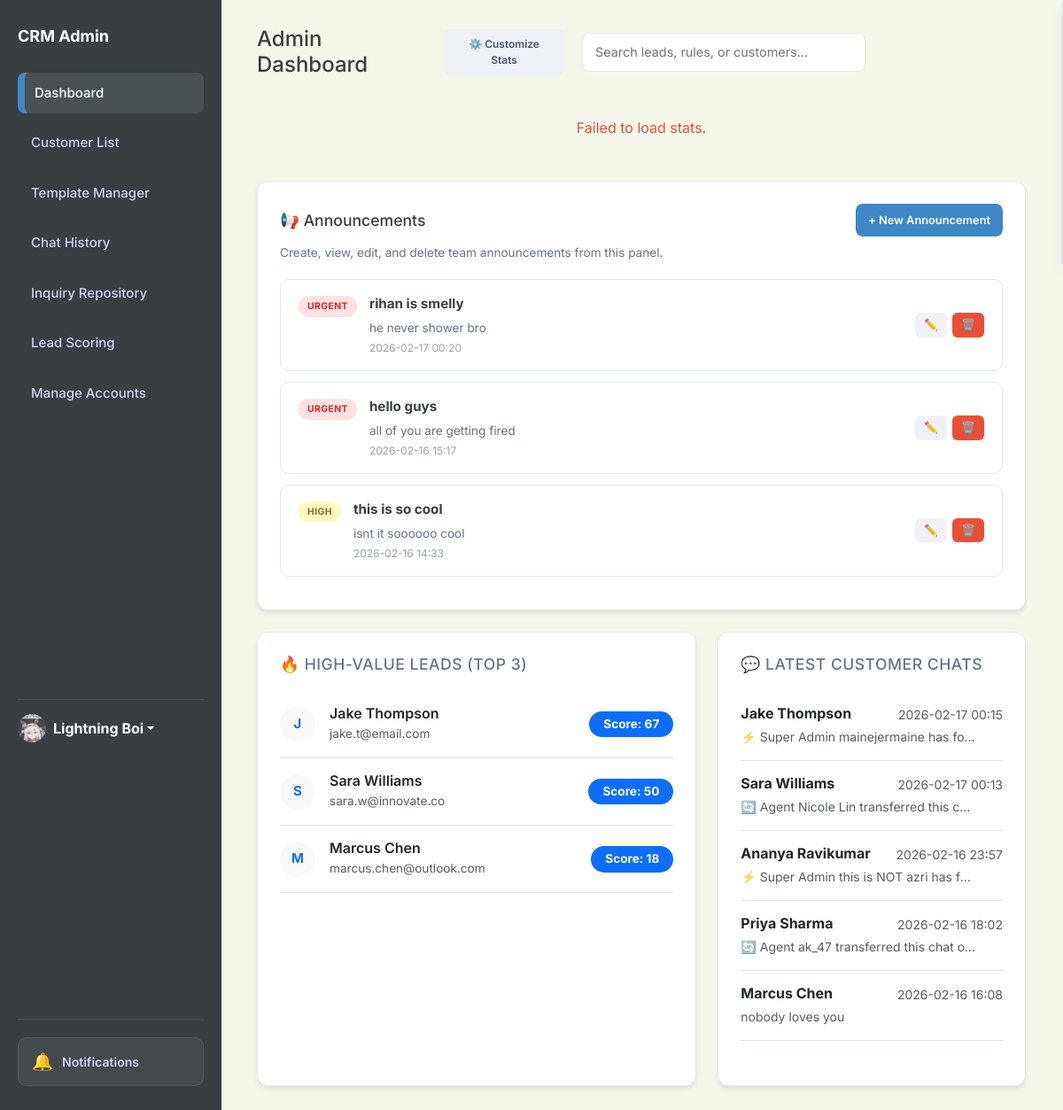
The app's page /dashboard (signed in) with its own data.
### app.py (models this page shows, shortened)
class User(db.Model):
    id = db.Column(db.Integer, primary_key=True)
    username = db.Column(db.String(80), unique=True, nullable=False)
    password = db.Column(db.String(200), nullable=False)
    name = db.Column(db.String(100), default='Admin')
    bio = db.Column(db.Text, default='')
    profile_picture = db.Column(db.String(200), default='https://ui-avatars.com/api/?name=Admin&background=random')
    role = db.Column(db.String(20), default='agent') # super_admin, agent
    preferences = db.Column(db.Text, default='{}') # Stores dashboard layout/stats as JSON

class Announcement(db.Model):
    id = db.Column(db.Integer, primary_key=True)
    title = db.Column(db.String(150), nullable=False)
    content = db.Column(db.Text, nullable=False)
    priority = db.Column(db.String(20), nullable=False, default='normal')  # low, normal, high, urgent
    created_at = db.Column(db.String(50))

class ChatSession(db.Model):
    id = db.Column(db.Integer, primary_key=True)
    visitor_name = db.Column(db.String(100), nullable=False)
    visitor_email = db.Column(db.String(120))
    status = db.Column(db.String(20), default='bot')  # bot, agent_active, closed
    linked_customer_id = db.Column(db.Integer, db.ForeignKey('customer.id'), nullable=True)
    linked_inquiry_id = db.Column(db.Integer, db.ForeignKey('inquiry.id'), nullable=True)
    created_at = db.Column(db.String(50))
    updated_at = db.Column(db.String(50))
    tags = db.Column(db.String(200), default='')  # comma-separated: impt,waiting,completed
    archived = db.Column(db.Boolean, default=False)
    pinned = db.Column(db.Boolean, default=False)
    assigned_agent_id = db.Column(db.Integer, db.ForeignKey('user.id'), nullable=True)
    requested_agent_id = db.Column(db.Integer, db.ForeignKey('user.id'), nullable=True)
    transfer_status = db.Column(db.String(20), default='none')  # none, pending
    chat_messages = db.relationship('ChatMessage', backref='session', cascade="all, delete-orphan", order_by='ChatMessage.id')
    linked_customer = db.relationship('Customer', backref='chat_sessions')
    linked_inquiry = db.relationship('Inquiry', backref='chat_sessions')
    assigned_agent = db.relationship('User', foreign_keys=[assigned_agent_id], backref='assigned_chats')
    requested_agent = db.relationship('User', foreign_keys=[requested_agent_id], backref='requested_chats')

class ChatMessage(db.Model):
    id = db.Column(db.Integer, primary_key=True)
    session_id = db.Column(db.Integer, db.ForeignKey('chat_session.id'), nullable=False)
    sender_type = db.Column(db.String(20), nullable=False)  # customer, bot, agent, system
    sender_name = db.Column(db.String(100))
    text = db.Column(db.Text, nullable=False)
    timestamp = db.Column(db.String(50))

### app.py (the view)
@app.route('/')
@app.route('/dashboard')
def dashboard():
    all_rules = Rule.query.all()
    all_inquiries = Inquiry.query.all()
    all_announcements = Announcement.query.order_by(Announcement.id.desc()).all()
    latest_chats = ChatSession.query.filter_by(archived=False).order_by(ChatSession.updated_at.desc()).limit(5).all()
    all_sessions = ChatSession.query.all()
    scored_sessions = []
    for s in all_sessions:
        score = calculate_session_score(s)
        s.calculated_score = score # Attach for template
        scored_sessions.append(s)
    scored_sessions.sort(key=lambda x: x.calculated_score, reverse=True)
    high_value_leads = scored_sessions[:3] # User asked for High Value sections... template says Top 3
    return render_template('admin_dashboard_main_hub.html',
                           all_rules=all_rules,
                           all_inquiries=all_inquiries,
                           all_announcements=all_announcements,
                           latest_chats=latest_chats,
                           high_value_leads=high_value_leads)

### app.py (called while the page is built)
@app.context_processor
def inject_search_data():
    customers = Customer.query.all()
    inquiries = Inquiry.query.all()
    rules = Rule.query.all()
    templates = AutoReplyTemplate.query.all()
    faqs = FAQ.query.all()
    search_seed = []
    for c in customers:
        search_seed.append({"display": c.name, "category": "Customer", "page": "/customers"})
    for i in inquiries:
        search_seed.append({"display": f"Inquiry: {i.customer}", "category": "Inquiry", "page": f"/inquiry/{i.id}"})
    for r in rules:
        search_seed.append({"display": r.name, "category": "Rule", "page": "/scoring"})
    for t in templates:
        search_seed.append({"display": t.title, "category": "Template", "page": "/templates-manager"})
    for f in faqs:
        search_seed.append({"display": f.question, "category": "FAQ", "page": "/templates-manager"})
    return dict(search_seed=search_seed)

def calculate_session_score(session):
    score = 0
    visitor_text = " ".join([m.text.lower() for m in session.chat_messages if m.sender_type == 'customer'])
    active_rules = Rule.query.filter_by(active=True).all()
    for rule in active_rules:
        keywords = [k.strip().lower() for k in rule.keywords.split(',') if k.strip()]
        if not keywords: continue
        if any(k in visitor_text for k in keywords):
            try:
                val = int(rule.score)
                op = rule.operation
                if '+' in op: score += val
                elif '-' in op: score -= val
                elif '*' in op: score *= val
                elif '/' in op:
                    if val != 0: score /= val
            except:
                pass
    return score

@app.before_request
def require_login():
    allowed_routes = ['login', 'static']
    if request.endpoint and request.endpoint not in allowed_routes and not session.get('logged_in'):
        return redirect(url_for('login'))
    if session.get('logged_in') and session.get('user_id'):
        user = User.query.get(session.get('user_id'))
        if user:
            session['user_role'] = user.role
            session['user_name'] = user.name
            session['user_pic'] = user.profile_picture

### templates/admin_dashboard_main_hub.html (shortened to what this page needs)
<!DOCTYPE html>
<html lang="en">
<head>
    <link href="https://cdn.jsdelivr.net/npm/bootstrap@5.3.0/dist/css/bootstrap.min.css" rel="stylesheet">
    <link rel="stylesheet" href="{{ url_for('static', filename='style.css') }}">
</head>
<body id="page-dashboard">
    <aside class="sidebar">
        <h2>CRM Admin</h2>
        <a href="/dashboard" class="nav-link nav-dashboard active">Dashboard</a>
        <a href="/customers" class="nav-link nav-customers">Customer List</a>
        <a href="/templates-manager" class="nav-link nav-templates">Template Manager</a>
        <a href="/history" class="nav-link nav-history">Chat History</a>
        <a href="/repository" class="nav-link nav-repository">Inquiry Repository</a>
        <a href="/scoring" class="nav-link nav-scoring">Lead Scoring</a>
        {% if session.get('user_role') == 'super_admin' %}
        <a href="/admin/create-account" class="nav-link nav-admin">Manage Accounts</a>
        {% endif %}
        <div class="mt-auto pt-3 border-top border-secondary" style="border-color: rgba(255,255,255,0.1) !important;">
            <div class="dropdown">
                <a href="#" class="d-flex align-items-center text-white text-decoration-none dropdown-toggle"
                    id="dropdownUser1" data-bs-toggle="dropdown" aria-expanded="false">
                    <div class="avatar-circle bg-primary text-white me-2"
                        style="width: 32px; height: 32px; font-size: 14px; display:flex; align-items:center; justify-content:center; border-radius:50%; overflow:hidden;">
                        {% if session.get('user_pic') and 'http' in session.get('user_pic') %}
                        <img src="{{ session.get('user_pic') }}" alt="User"
                            style="width:100%; height:100%; object-fit:cover;">
                        {% elif session.get('user_pic') %}
                        <img src="{{ url_for('static', filename='uploads/' + session.get('user_pic')) }}" alt="User"
                            style="width:100%; height:100%; object-fit:cover;">
                        {% else %}
                        {{ session.get('user_name', 'Admin')[0] | upper }}
                        {% endif %}
                    </div>
                    <strong>{{ session.get('user_name', 'Admin') }}</strong>
                </a>
            </div>
        </div>
    </aside>
    <main class="main">
        <div class="header">
            <div class="header-left">
                <h1 style="margin:0; font-size: 24px;">Admin Dashboard</h1>
                <button class="btn btn-gray" data-bs-toggle="modal" data-bs-target="#customizeModal"
                    style="font-size: 12px;" onclick="openCustomizeModal()">⚙️ Customize Stats</button>
            </div>
            <div class="search-container">
                <input type="text" placeholder="Search leads, rules, or customers..." class="taskbar-search">
            </div>
        </div>
        <div class="row g-3 mb-4" id="statsRow">
            <div class="col-12 text-center py-4" id="statsLoading">
            </div>
        </div>
        <div class="card mb-4 announcement-section" style="padding: 25px;">
            <div class="announcement-header">
                <h3 style="margin:0; font-size: 1.1rem; color: var(--slate-900);">📢 Announcements</h3>
                <button class="btn btn-blue" id="btnNewAnnouncement" onclick="openAnnouncementModal()">
                    + New Announcement
                </button>
            </div>
            <p style="color: var(--gray); font-size: 0.85rem; margin-bottom: 20px;">
                Create, view, edit, and delete team announcements from this panel.
            </p>
            <div id="announcementsContainer">
                {% if all_announcements %}
                {% for a in all_announcements %}
                <div class="announcement-card" id="announcement-{{ a.id }}" data-id="{{ a.id }}">
                    <div class="announcement-card-left">
                        <span class="announcement-priority-badge priority-{{ a.priority }}">{{ a.priority | upper
                            }}</span>
                        <div class="announcement-card-body">
                            <strong class="announcement-title">{{ a.title }}</strong>
                            <p class="announcement-content">{{ a.content }}</p>
                            <small class="announcement-date">{{ a.created_at or 'N/A' }}</small>
                        </div>
                    </div>
                    <div class="announcement-card-actions">
                        <button class="btn btn-sm btn-gray" title="Edit"
                            onclick="editAnnouncement({{ a.id }}, '{{ a.title | e }}', `{{ a.content | e }}`, '{{ a.priority }}')">✏️</button>
                        <button class="btn btn-sm btn-red" title="Delete"
                            onclick="confirmDeleteAnnouncement({{ a.id }})">🗑️</button>
                    </div>
                </div>
                {% endfor %}
                {% else %}
                <div class="announcement-empty" id="announcementEmpty">
                    <p style="text-align:center; color: var(--gray); padding: 30px 0;">No announcements yet. Click
                        <strong>+ New Announcement</strong> to create one.
                    </p>
                </div>
                {% endif %}
            </div>
        </div>
        <div class="row g-4">
            <div class="col-12 col-lg-7">
                <div class="card h-100">
                    <h3 style="margin-bottom: 20px; font-size: 1.1rem;">🔥 High-Value Leads (Top 3)</h3>
                    <div id="highValueLeadsContainer">
                        {% if high_value_leads %}
                        <div class="list-group list-group-flush">
                            {% for lead in high_value_leads %}
                            <div
                                class="list-group-item px-0 py-3 d-flex align-items-center justify-content-between border-bottom">
                                <div class="d-flex align-items-center">
                                    <div class="avatar-circle me-3 bg-light text-primary"
                                        style="width:40px; height:40px; border-radius:50%; display:flex; align-items:center; justify-content:center; font-weight:bold;">
                                        {{ lead.visitor_name[0] | upper }}
                                    </div>
                                    <div>
                                        <h6 class="mb-0 text-dark" style="font-weight:600;">{{ lead.visitor_name }}</h6>
                                        <small class="text-muted" style="font-size:0.85rem;">{{ lead.visitor_email or
                                            'No email' }}</small>
                                    </div>
                                </div>
                                <div class="text-end">
                                    <span class="badge bg-primary rounded-pill px-3 py-2" style="font-size:0.85rem;">
                                        Score: {{ lead.calculated_score | int }}
                                    </span>
                                </div>
                            </div>
                            {% endfor %}
                        </div>
                        {% else %}
                        <div class="text-center py-4">
                            <p class="text-muted mb-0">No leads scored yet.</p>
                        </div>
                        {% endif %}
                    </div>
                </div>
            </div>
            <div class="col-12 col-lg-5">
                <div class="card h-100">
                    <h3 style="margin-bottom: 20px; font-size: 1.1rem;">💬 Latest Customer Chats</h3>
                    <div id="latestChatsContainer">
                        {% if latest_chats %}
                        <div class="list-group list-group-flush">
                            {% for chat in latest_chats %}
                            <a href="/history?session={{ chat.id }}"
                                class="list-group-item list-group-item-action px-0 py-3 border-bottom">
                                <div class="d-flex w-100 justify-content-between mb-1">
                                    <h6 class="mb-0 fw-bold text-dark">{{ chat.visitor_name }}</h6>
                                    <small class="text-muted">{{ chat.updated_at.split(' ')[1] if chat.updated_at and '
                                        ' in chat.updated_at else chat.updated_at }}</small>
                                </div>
                                <p class="mb-0 small text-muted text-truncate" style="max-width: 90%;">
                                    {% if chat.chat_messages %}
                                    {{ chat.chat_messages[-1].text }}
                                    {% else %}
                                    <em>No messages yet</em>
                                    {% endif %}
                                </p>
                            </a>
                            {% endfor %}
                        </div>
                        {% else %}
                        <div class="text-center py-4">
                            <p class="text-muted mb-0">No recent chats found.</p>
                        </div>
                        {% endif %}
                    </div>
                </div>
            </div>
        </div>
    </main>
</body>
</html>

### records on screen
User: profile_picture (picture), get "Lightning Boi"
Announcement: priority "URGENT", title "rihan is smelly", content "he never shower bro", created_at "2026-02-17 00:20"
Announcement: priority "URGENT", title "hello guys", content "all of you are getting fired", created_at "2026-02-16 15:17"
Announcement: priority "HIGH", title "this is so cool", content "isnt it soooooo cool", created_at "2026-02-16 14:33"
ChatSession: visitor_name "J", visitor_name "Jake Thompson", visitor_email "jake.t@email.com", calculated_score "67", updated_at "2026-02-17 00:15", text "⚡ Super Admin mainejermaine has fo…"
ChatSession: visitor_name "S", visitor_name "Sara Williams", visitor_email "sara.w@innovate.co", calculated_score "50", updated_at "2026-02-17 00:13", text "🔄 Agent Nicole Lin transferred this c…"
ChatSession: visitor_name "M", visitor_name "Marcus Chen", visitor_email "marcus.chen@outlook.com", calculated_score "18", updated_at "2026-02-16 16:08", text "nobody loves you"
ChatSession: visitor_name "Ananya Ravikumar", updated_at "2026-02-16 23:57", text "⚡ Super Admin this is NOT azri has f…"
ChatSession: visitor_name "Priya Sharma", updated_at "2026-02-16 18:02", text "🔄 Agent ak_47 transferred this chat o…"
